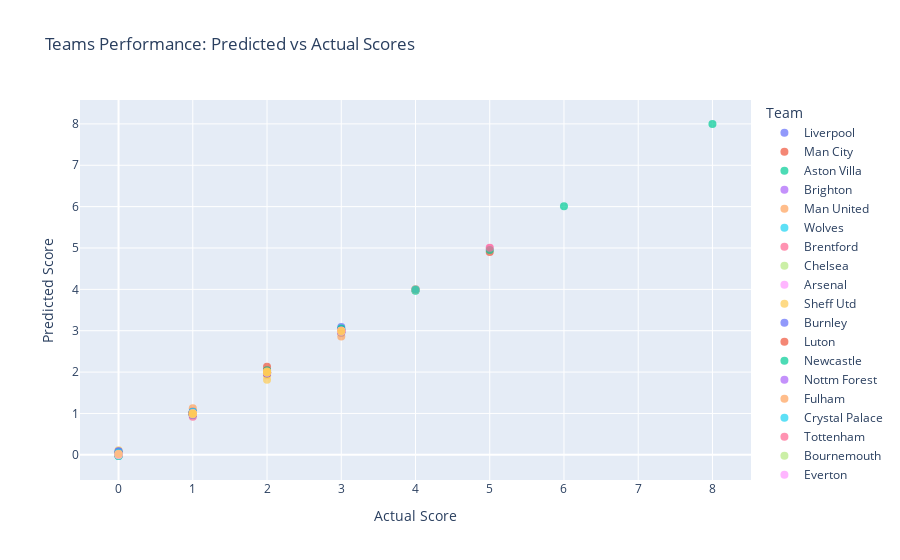

Write notebook code for a chart like this one.
### Markdown cell above
### graph of training data

### Code cell
import plotly.express as px


with torch.no_grad():
    home_outputs, away_outputs = model(X_train_tensor, X_train_tensor[:, -2], X_train_tensor[:, -1])  
    home_outputs = home_outputs.squeeze().cpu().numpy()
    away_outputs = away_outputs.squeeze().cpu().numpy()  
    y_home_train_np = y_home_train_tensor.cpu().numpy()  
    y_away_train_np = y_away_train_tensor.cpu().numpy()  
    home_teams = label_encoder.inverse_transform(X_train['home_team'])  
    away_teams = label_encoder.inverse_transform(X_train['away_team'])  

    
    df_home = pd.DataFrame({
        'Team': home_teams,
        'Opponent': away_teams,
        'Actual Score': y_home_train_np,
        'Predicted Score': home_outputs
    })

    df_away = pd.DataFrame({
        'Team': away_teams,
        'Opponent': home_teams,
        'Actual Score': y_away_train_np,
        'Predicted Score': away_outputs
    })

    
    df_all = pd.concat([df_home, df_away])

    
    fig = px.scatter(df_all, x='Actual Score', y='Predicted Score', color='Team',
                     title='Teams Performance: Predicted vs Actual Scores',
                     labels={'Actual Score': 'Actual Score', 'Predicted Score': 'Predicted Score'},
                     hover_data=['Team', 'Opponent'])

    fig.update_traces(marker=dict(size=8, opacity=0.7), selector=dict(mode='markers'))
    fig.show()

# len(home_teams), len(away_teams), len(home_outputs), len(away_outputs)
# home_outputs

### Figure 1 — Plotly figure (JSON) as saved in the notebook; plotly's stock layout.template omitted (floating-point values rounded to 4 significant figures)
{"data": [{"customdata": [["Liverpool", "Bournemouth"], ["Liverpool", "Nottm Forest"], ["Liverpool", "Everton"], ["Liverpool", "Brentford"], ["Liverpool", "West Ham"], ["Liverpool", "Aston Villa"], ["Liverpool", "Brighton"], ["Liverpool", "Newcastle"], ["Liverpool", "Wolves"], ["Liverpool", "Tottenham"], ["Liverpool", "Chelsea"]], "hovertemplate": "Team=%{customdata[0]}<br>Actual Score=%{x}<br>Predicted Score=%{y}<br>Opponent=%{customdata[1]}<extra></extra>", "legendgroup": "Liverpool", "marker": {"color": "#636efa", "opacity": 0.7, "size": 8, "symbol": "circle"}, "mode": "markers", "name": "Liverpool", "orientation": "v", "showlegend": true, "type": "scatter", "x": [3, 3, 2, 3, 3, 3, 2, 2, 3, 1, 1], "xaxis": "x", "y": [3.002, 2.961, 2.023, 2.945, 3.025, 3.088, 2.003, 1.963, 3.004, 1.009, 1.001], "yaxis": "y"}, {"customdata": [["Man City", "Newcastle"], ["Man City", "Fulham"], ["Man City", "Brighton"], ["Man City", "Brentford"], ["Man City", "Nottm Forest"], ["Man City", "Chelsea"], ["Man City", "Sheff Utd"], ["Man City", "Arsenal"], ["Man City", "Man United"]], "hovertemplate": "Team=%{customdata[0]}<br>Actual Score=%{x}<br>Predicted Score=%{y}<br>Opponent=%{customdata[1]}<extra></extra>", "legendgroup": "Man City", "marker": {"color": "#EF553B", "opacity": 0.7, "size": 8, "symbol": "circle"}, "mode": "markers", "name": "Man City", "orientation": "v", "showlegend": true, "type": "scatter", "x": [1, 5, 2, 0, 2, 4, 2, 0, 3], "xaxis": "x", "y": [0.9762, 4.902, 1.995, 0.04058, 2.132, 3.995, 2.039, 0.004642, 2.968], "yaxis": "y"}, {"customdata": [["Aston Villa", "Fulham"], ["Aston Villa", "Everton"], ["Aston Villa", "Luton"], ["Aston Villa", "West Ham"], ["Aston Villa", "Brighton"], ["Aston Villa", "Wolves"], ["Aston Villa", "Chelsea"], ["Aston Villa", "Newcastle"], ["Aston Villa", "Liverpool"], ["Aston Villa", "Nottm Forest"]], "hovertemplate": "Team=%{customdata[0]}<br>Actual Score=%{x}<br>Predicted Score=%{y}<br>Opponent=%{customdata[1]}<extra></extra>", "legendgroup": "Aston Villa", "marker": {"color": "#00cc96", "opacity": 0.7, "size": 8, "symbol": "circle"}, "mode": "markers", "name": "Aston Villa", "orientation": "v", "showlegend": true, "type": "scatter", "x": [3, 4, 3, 4, 6, 1, 1, 1, 0, 0], "xaxis": "x", "y": [3.031, 3.966, 3.051, 3.979, 6.007, 0.9884, 0.9918, 1.005, 0.005253, -0.001971], "yaxis": "y"}, {"customdata": [["Brighton", "Liverpool"], ["Brighton", "Fulham"], ["Brighton", "West Ham"], ["Brighton", "Sheff Utd"], ["Brighton", "Newcastle"], ["Brighton", "Luton"], ["Brighton", "Man City"], ["Brighton", "Wolves"], ["Brighton", "Aston Villa"], ["Brighton", "Everton"]], "hovertemplate": "Team=%{customdata[0]}<br>Actual Score=%{x}<br>Predicted Score=%{y}<br>Opponent=%{customdata[1]}<extra></extra>", "legendgroup": "Brighton", "marker": {"color": "#ab63fa", "opacity": 0.7, "size": 8, "symbol": "circle"}, "mode": "markers", "name": "Brighton", "orientation": "v", "showlegend": true, "type": "scatter", "x": [2, 1, 1, 1, 3, 4, 1, 4, 1, 1], "xaxis": "x", "y": [2.0, 1.021, 1.006, 1.002, 2.982, 3.995, 0.996, 3.992, 1.005, 1.002], "yaxis": "y"}, {"customdata": [["Man United", "Nottm Forest"], ["Man United", "Wolves"], ["Man United", "Luton"], ["Man United", "Man City"], ["Man United", "Brentford"], ["Man United", "Burnley"], ["Man United", "Arsenal"], ["Man United", "Fulham"], ["Man United", "Sheff Utd"], ["Man United", "Tottenham"]], "hovertemplate": "Team=%{customdata[0]}<br>Actual Score=%{x}<br>Predicted Score=%{y}<br>Opponent=%{customdata[1]}<extra></extra>", "legendgroup": "Man United", "marker": {"color": "#FFA15A", "opacity": 0.7, "size": 8, "symbol": "circle"}, "mode": "markers", "name": "Man United", "orientation": "v", "showlegend": true, "type": "scatter", "x": [3, 1, 1, 0, 2, 1, 1, 1, 2, 0], "xaxis": "x", "y": [2.86, 1.124, 0.9872, 0.03243, 1.956, 1.02, 0.9891, 0.9904, 1.973, 0.01289], "yaxis": "y"}, {"customdata": [["Wolves", "Aston Villa"], ["Wolves", "Liverpool"], ["Wolves", "Brighton"], ["Wolves", "Newcastle"], ["Wolves", "Man United"], ["Wolves", "Sheff Utd"], ["Wolves", "Luton"], ["Wolves", "Bournemouth"], ["Wolves", "Everton"]], "hovertemplate": "Team=%{customdata[0]}<br>Actual Score=%{x}<br>Predicted Score=%{y}<br>Opponent=%{customdata[1]}<extra></extra>", "legendgroup": "Wolves", "marker": {"color": "#19d3f3", "opacity": 0.7, "size": 8, "symbol": "circle"}, "mode": "markers", "name": "Wolves", "orientation": "v", "showlegend": true, "type": "scatter", "x": [1, 1, 1, 2, 0, 1, 1, 2, 1], "xaxis": "x", "y": [0.974, 1.027, 0.997, 1.997, 0.04379, 0.9563, 0.9851, 2.007, 1.006], "yaxis": "y"}, {"customdata": [["Brentford", "Crystal Palace"], ["Brentford", "Tottenham"], ["Brentford", "West Ham"], ["Brentford", "Everton"], ["Brentford", "Burnley"], ["Brentford", "Chelsea"], ["Brentford", "Nottm Forest"], ["Brentford", "Liverpool"], ["Brentford", "Man United"], ["Brentford", "Man City"]], "hovertemplate": "Team=%{customdata[0]}<br>Actual Score=%{x}<br>Predicted Score=%{y}<br>Opponent=%{customdata[1]}<extra></extra>", "legendgroup": "Brentford", "marker": {"color": "#FF6692", "opacity": 0.7, "size": 8, "symbol": "circle"}, "mode": "markers", "name": "Brentford", "orientation": "v", "showlegend": true, "type": "scatter", "x": [1, 2, 3, 1, 3, 2, 1, 0, 1, 0], "xaxis": "x", "y": [1.008, 1.995, 2.994, 1.024, 3.003, 1.998, 1.05, -0.01266, 0.9198, 0.04008], "yaxis": "y"}, {"customdata": [["Chelsea", "Aston Villa"], ["Chelsea", "Man City"], ["Chelsea", "Nottm Forest"], ["Chelsea", "Brentford"], ["Chelsea", "Luton"], ["Chelsea", "Liverpool"], ["Chelsea", "Arsenal"], ["Chelsea", "Fulham"], ["Chelsea", "West Ham"], ["Chelsea", "Bournemouth"], ["Chelsea", "Tottenham"], ["Chelsea", "Burnley"]], "hovertemplate": "Team=%{customdata[0]}<br>Actual Score=%{x}<br>Predicted Score=%{y}<br>Opponent=%{customdata[1]}<extra></extra>", "legendgroup": "Chelsea", "marker": {"color": "#B6E880", "opacity": 0.7, "size": 8, "symbol": "circle"}, "mode": "markers", "name": "Chelsea", "orientation": "v", "showlegend": true, "type": "scatter", "x": [0, 4, 0, 0, 3, 1, 2, 2, 1, 0, 4, 4], "xaxis": "x", "y": [-0.009863, 3.985, 0.01701, 0.0007623, 2.977, 1.022, 2.0, 2.0, 0.998, 0.004286, 3.995, 4.004], "yaxis": "y"}, {"customdata": [["Arsenal", "Burnley"], ["Arsenal", "Man United"], ["Arsenal", "Sheff Utd"], ["Arsenal", "Tottenham"], ["Arsenal", "Man City"], ["Arsenal", "Nottm Forest"], ["Arsenal", "Fulham"], ["Arsenal", "Chelsea"], ["Arsenal", "Bournemouth"], ["Arsenal", "Newcastle"]], "hovertemplate": "Team=%{customdata[0]}<br>Actual Score=%{x}<br>Predicted Score=%{y}<br>Opponent=%{customdata[1]}<extra></extra>", "legendgroup": "Arsenal", "marker": {"color": "#FF97FF", "opacity": 0.7, "size": 8, "symbol": "circle"}, "mode": "markers", "name": "Arsenal", "orientation": "v", "showlegend": true, "type": "scatter", "x": [3, 3, 5, 2, 1, 2, 2, 2, 4, 0], "xaxis": "x", "y": [3.003, 2.984, 4.998, 2.015, 1.006, 2.014, 1.982, 1.997, 4.0, 0.007266], "yaxis": "y"}, {"customdata": [["Sheff Utd", "Everton"], ["Sheff Utd", "Crystal Palace"], ["Sheff Utd", "Man City"], ["Sheff Utd", "Wolves"], ["Sheff Utd", "Newcastle"], ["Sheff Utd", "Man United"], ["Sheff Utd", "Brighton"], ["Sheff Utd", "Tottenham"], ["Sheff Utd", "Arsenal"]], "hovertemplate": "Team=%{customdata[0]}<br>Actual Score=%{x}<br>Predicted Score=%{y}<br>Opponent=%{customdata[1]}<extra></extra>", "legendgroup": "Sheff Utd", "marker": {"color": "#FECB52", "opacity": 0.7, "size": 8, "symbol": "circle"}, "mode": "markers", "name": "Sheff Utd", "orientation": "v", "showlegend": true, "type": "scatter", "x": [2, 0, 1, 2, 0, 1, 1, 1, 0], "xaxis": "x", "y": [1.926, 0.1096, 1.011, 1.817, 0.04674, 1.041, 1.002, 0.991, 0.005298], "yaxis": "y"}, {"customdata": [["Burnley", "Man United"], ["Burnley", "Tottenham"], ["Burnley", "Chelsea"], ["Burnley", "Crystal Palace"], ["Burnley", "Arsenal"], ["Burnley", "Luton"], ["Burnley", "Nottm Forest"], ["Burnley", "Newcastle"], ["Burnley", "Brentford"], ["Burnley", "Bournemouth"]], "hovertemplate": "Team=%{customdata[0]}<br>Actual Score=%{x}<br>Predicted Score=%{y}<br>Opponent=%{customdata[1]}<extra></extra>", "legendgroup": "Burnley", "marker": {"color": "#636efa", "opacity": 0.7, "size": 8, "symbol": "circle"}, "mode": "markers", "name": "Burnley", "orientation": "v", "showlegend": true, "type": "scatter", "x": [0, 2, 1, 0, 1, 2, 1, 0, 0, 1], "xaxis": "x", "y": [0.08085, 1.964, 1.007, -0.0285, 0.9981, 2.007, 0.9741, 0.08517, 0.002927, 1.0], "yaxis": "y"}, {"customdata": [["Luton", "Burnley"], ["Luton", "Wolves"], ["Luton", "West Ham"], ["Luton", "Nottm Forest"], ["Luton", "Chelsea"], ["Luton", "Aston Villa"], ["Luton", "Brighton"], ["Luton", "Everton"], ["Luton", "Fulham"], ["Luton", "Man United"]], "hovertemplate": "Team=%{customdata[0]}<br>Actual Score=%{x}<br>Predicted Score=%{y}<br>Opponent=%{customdata[1]}<extra></extra>", "legendgroup": "Luton", "marker": {"color": "#EF553B", "opacity": 0.7, "size": 8, "symbol": "circle"}, "mode": "markers", "name": "Luton", "orientation": "v", "showlegend": true, "type": "scatter", "x": [1, 1, 1, 2, 0, 1, 1, 2, 0, 0], "xaxis": "x", "y": [0.981, 1.033, 0.983, 1.972, 0.02465, 0.9748, 1.001, 1.992, 0.002249, 0.03337], "yaxis": "y"}, {"customdata": [["Newcastle", "Liverpool"], ["Newcastle", "Crystal Palace"], ["Newcastle", "Aston Villa"], ["Newcastle", "Burnley"], ["Newcastle", "Arsenal"], ["Newcastle", "Man City"], ["Newcastle", "Brighton"], ["Newcastle", "Bournemouth"], ["Newcastle", "West Ham"], ["Newcastle", "Wolves"], ["Newcastle", "Sheff Utd"]], "hovertemplate": "Team=%{customdata[0]}<br>Actual Score=%{x}<br>Predicted Score=%{y}<br>Opponent=%{customdata[1]}<extra></extra>", "legendgroup": "Newcastle", "marker": {"color": "#00cc96", "opacity": 0.7, "size": 8, "symbol": "circle"}, "mode": "markers", "name": "Newcastle", "orientation": "v", "showlegend": true, "type": "scatter", "x": [1, 4, 5, 2, 1, 0, 1, 0, 2, 2, 8], "xaxis": "x", "y": [1.006, 3.989, 4.954, 2.046, 1.038, -0.02478, 0.9995, 0.003096, 2.009, 2.004, 7.998], "yaxis": "y"}, {"customdata": [["Nottm Forest", "Luton"], ["Nottm Forest", "Brentford"], ["Nottm Forest", "Burnley"], ["Nottm Forest", "Aston Villa"], ["Nottm Forest", "Liverpool"], ["Nottm Forest", "Man United"], ["Nottm Forest", "Chelsea"], ["Nottm Forest", "Crystal Palace"], ["Nottm Forest", "Arsenal"], ["Nottm Forest", "Man City"]], "hovertemplate": "Team=%{customdata[0]}<br>Actual Score=%{x}<br>Predicted Score=%{y}<br>Opponent=%{customdata[1]}<extra></extra>", "legendgroup": "Nottm Forest", "marker": {"color": "#ab63fa", "opacity": 0.7, "size": 8, "symbol": "circle"}, "mode": "markers", "name": "Nottm Forest", "orientation": "v", "showlegend": true, "type": "scatter", "x": [2, 1, 1, 2, 0, 2, 1, 0, 1, 0], "xaxis": "x", "y": [1.982, 1.034, 0.9633, 1.99, 0.005199, 1.981, 0.9984, 0.001402, 1.002, 0.02003], "yaxis": "y"}, {"customdata": [["Fulham", "Chelsea"], ["Fulham", "Luton"], ["Fulham", "Man United"], ["Fulham", "Aston Villa"], ["Fulham", "Brighton"], ["Fulham", "Crystal Palace"], ["Fulham", "Man City"], ["Fulham", "Arsenal"]], "hovertemplate": "Team=%{customdata[0]}<br>Actual Score=%{x}<br>Predicted Score=%{y}<br>Opponent=%{customdata[1]}<extra></extra>", "legendgroup": "Fulham", "marker": {"color": "#FFA15A", "opacity": 0.7, "size": 8, "symbol": "circle"}, "mode": "markers", "name": "Fulham", "orientation": "v", "showlegend": true, "type": "scatter", "x": [0, 1, 0, 1, 1, 0, 1, 2], "xaxis": "x", "y": [-0.01106, 1.001, 0.001065, 1.005, 0.996, 0.008332, 0.9915, 1.995], "yaxis": "y"}, {"customdata": [["Crystal Palace", "Fulham"], ["Crystal Palace", "Everton"], ["Crystal Palace", "Nottm Forest"], ["Crystal Palace", "Brentford"], ["Crystal Palace", "Sheff Utd"], ["Crystal Palace", "Newcastle"], ["Crystal Palace", "Burnley"]], "hovertemplate": "Team=%{customdata[0]}<br>Actual Score=%{x}<br>Predicted Score=%{y}<br>Opponent=%{customdata[1]}<extra></extra>", "legendgroup": "Crystal Palace", "marker": {"color": "#19d3f3", "opacity": 0.7, "size": 8, "symbol": "circle"}, "mode": "markers", "name": "Crystal Palace", "orientation": "v", "showlegend": true, "type": "scatter", "x": [0, 2, 0, 1, 1, 0, 2], "xaxis": "x", "y": [0.05675, 1.991, -0.002669, 1.001, 1.042, -0.0262, 1.99], "yaxis": "y"}, {"customdata": [["Tottenham", "Liverpool"], ["Tottenham", "Sheff Utd"], ["Tottenham", "Chelsea"], ["Tottenham", "Man United"], ["Tottenham", "Brentford"], ["Tottenham", "Arsenal"], ["Tottenham", "Burnley"], ["Tottenham", "Bournemouth"]], "hovertemplate": "Team=%{customdata[0]}<br>Actual Score=%{x}<br>Predicted Score=%{y}<br>Opponent=%{customdata[1]}<extra></extra>", "legendgroup": "Tottenham", "marker": {"color": "#FF6692", "opacity": 0.7, "size": 8, "symbol": "circle"}, "mode": "markers", "name": "Tottenham", "orientation": "v", "showlegend": true, "type": "scatter", "x": [2, 2, 1, 2, 2, 2, 5, 2], "xaxis": "x", "y": [2.0, 2.006, 0.9985, 1.993, 2.007, 2.0, 5.006, 2.0], "yaxis": "y"}, {"customdata": [["Bournemouth", "Newcastle"], ["Bournemouth", "Chelsea"], ["Bournemouth", "Wolves"], ["Bournemouth", "West Ham"], ["Bournemouth", "Tottenham"], ["Bournemouth", "Arsenal"], ["Bournemouth", "Burnley"], ["Bournemouth", "Liverpool"], ["Bournemouth", "Everton"]], "hovertemplate": "Team=%{customdata[0]}<br>Actual Score=%{x}<br>Predicted Score=%{y}<br>Opponent=%{customdata[1]}<extra></extra>", "legendgroup": "Bournemouth", "marker": {"color": "#B6E880", "opacity": 0.7, "size": 8, "symbol": "circle"}, "mode": "markers", "name": "Bournemouth", "orientation": "v", "showlegend": true, "type": "scatter", "x": [2, 0, 1, 1, 0, 0, 2, 1, 0], "xaxis": "x", "y": [2.006, 0.02537, 0.9727, 1.009, -0.01642, 0.004388, 1.997, 1.002, -0.003149], "yaxis": "y"}, {"customdata": [["Everton", "Bournemouth"], ["Everton", "Luton"], ["Everton", "Wolves"], ["Everton", "Brighton"], ["Everton", "Sheff Utd"], ["Everton", "Aston Villa"], ["Everton", "West Ham"], ["Everton", "Liverpool"], ["Everton", "Crystal Palace"], ["Everton", "Brentford"]], "hovertemplate": "Team=%{customdata[0]}<br>Actual Score=%{x}<br>Predicted Score=%{y}<br>Opponent=%{customdata[1]}<extra></extra>", "legendgroup": "Everton", "marker": {"color": "#FF97FF", "opacity": 0.7, "size": 8, "symbol": "circle"}, "mode": "markers", "name": "Everton", "orientation": "v", "showlegend": true, "type": "scatter", "x": [3, 1, 0, 1, 2, 0, 1, 0, 3, 3], "xaxis": "x", "y": [2.992, 0.9944, 0.005328, 1.002, 1.987, 0.003628, 0.992, 0.01779, 3.0, 2.994], "yaxis": "y"}, {"customdata": [["West Ham", "Chelsea"], ["West Ham", "Newcastle"], ["West Ham", "Everton"], ["West Ham", "Brighton"], ["West Ham", "Brentford"], ["West Ham", "Aston Villa"], ["West Ham", "Liverpool"], ["West Ham", "Luton"], ["West Ham", "Bournemouth"]], "hovertemplate": "Team=%{customdata[0]}<br>Actual Score=%{x}<br>Predicted Score=%{y}<br>Opponent=%{customdata[1]}<extra></extra>", "legendgroup": "West Ham", "marker": {"color": "#FECB52", "opacity": 0.7, "size": 8, "symbol": "circle"}, "mode": "markers", "name": "West Ham", "orientation": "v", "showlegend": true, "type": "scatter", "x": [3, 2, 0, 3, 2, 1, 1, 2, 1], "xaxis": "x", "y": [2.994, 1.99, 0.01865, 2.996, 1.994, 0.9977, 0.9948, 2.012, 0.9937], "yaxis": "y"}], "layout": {"legend": {"title": {"text": "Team"}, "tracegroupgap": 0}, "title": {"text": "Teams Performance: Predicted vs Actual Scores"}, "xaxis": {"anchor": "y", "domain": [0, 1], "title": {"text": "Actual Score"}}, "yaxis": {"anchor": "x", "domain": [0, 1], "title": {"text": "Predicted Score"}}}}
